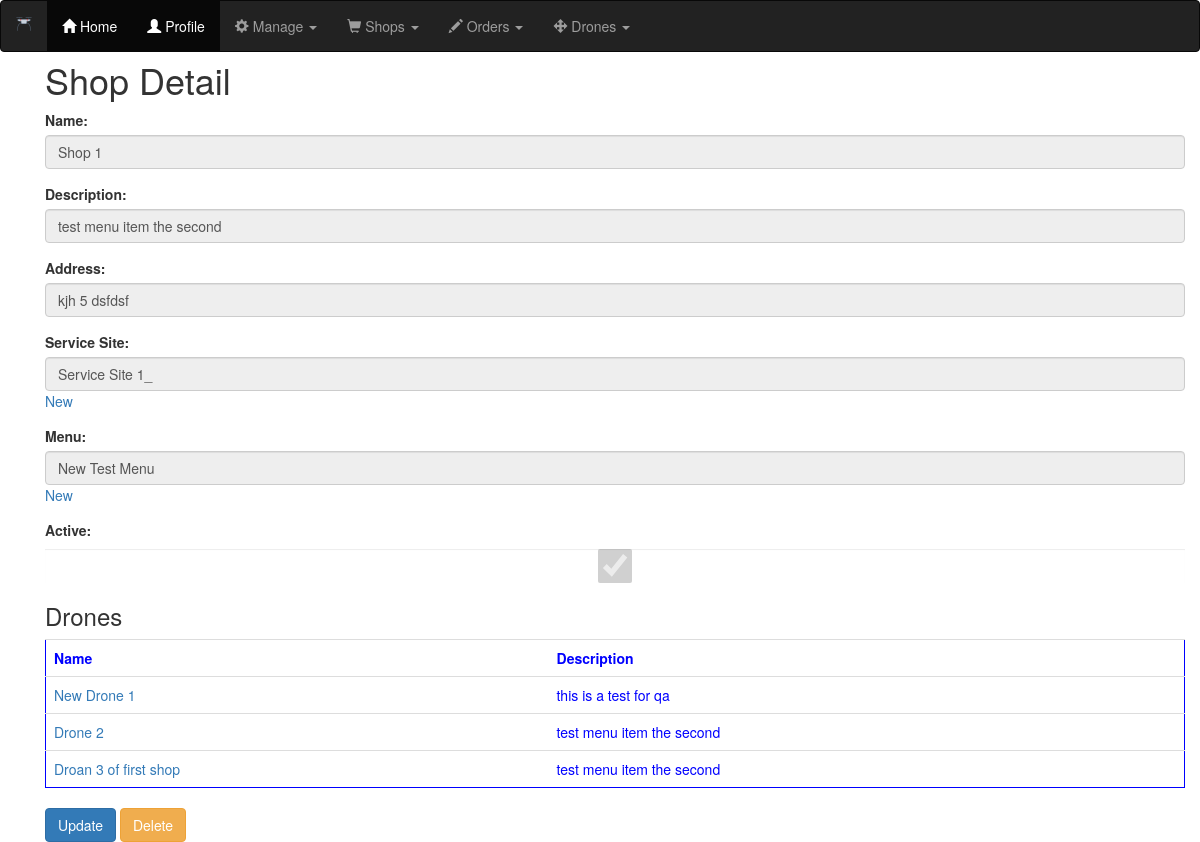
The app's page /shops/shop/2 with its own data.
### shops/models.py (models this page shows, shortened)
class Shop(models.Model):
    name = models.CharField(max_length=25)
    description = models.CharField(blank=True, max_length=50)
    address = models.CharField(max_length=50)
    active = models.BooleanField(blank=False,default=False)
    service_site = models.ForeignKey(ServiceSite,related_name='Shops',null=True,on_delete=models.DO_NOTHING)
    menu = models.ForeignKey(Menu,related_name='menu',null=True,on_delete=models.DO_NOTHING)

class ServiceSite(models.Model): #Locations where there is a drone service
    name = models.CharField(max_length=20,blank=False)
    description = models.CharField(max_length=50, blank=True)
    lat = models.FloatField(null=True)
    long = models.FloatField(null=True)
    radius = models.IntegerField(default=10)

class Menu(models.Model):
    name = models.CharField(max_length=25)
    description = models.CharField(max_length=50)
    items = models.ManyToManyField(MenuItem)

### drones/models.py (models this page shows, shortened)
class Drone(models.Model):
    name = models.CharField(max_length=25)
    description = models.CharField(max_length=50)
    drone_type = models.ForeignKey(DroneType,related_name="drone_type",on_delete=models.DO_NOTHING)
    shop = models.ForeignKey(Shop,related_name="shop",on_delete=models.DO_NOTHING,null=True)

### shops/views.py (the view)
# urls.py: path('shop/<int:id>',ShopDetailView.as_view(),name='shop_detail'),
class ShopDetailView(DetailView):
    template_name = 'shops/shop_detail.html'
    model=Shop
    context_object_name = 'shop'
    def get_object(self):
        id_ = self.kwargs.get("id")
        return get_object_or_404(Shop,id=id_)
    def get(self, request, **kwargs):
        self.object = self.get_object()
        context = self.get_context_data(object=self.object)
        shopid = self.object.id
        drones = Drone.objects.filter(shop_id = shopid)
        context['drones'] = drones
        return self.render_to_response(context)

### shops/templates/shops/shop_detail.html (shortened to what this page needs)
<!DOCTYPE html>
{% extends "base.html" %}
{% block content %}
<div class="container">
  <br><br>
  <h1>Shop Detail</h1>
  <form method="POST">
    <div class="form-group">
        <label for="name">Name:</label>
        <input type="text" class="form-control" id="name" value='{{ shop.name }}' disabled>
    </div>
    <div class="form-group">
        <label for="description">Description:</label>
        <input type="text" class="form-control" id="description" value="{{ shop.description }}" disabled>
    </div>
    <div class="form-group">
        <label for="address">Address:</label>
        <input type="text" class="form-control" id="address" value="{{ shop.address }}" disabled>
    </div>
    <div class="form-group">
        <label for="service_site">Service Site:</label>
        <input type="text" class="form-control" id="service_site" value="{{ shop.service_site.name }}" disabled> <a href="{% url 'shops:service_site_create' %}">New</a>
    </div>
    <div class="form-group">
        <label for="menu">Menu:</label>
        <input type="text" class="form-control" id="menu" value="{{ shop.menu.name }}" disabled><a href="{% url 'shops:menu_create' %}">New</a>
    </div>
    <div class="form-group">
        <label for="active">Active:</label>
        {% if  shop.active  %}
          <input type="checkbox" class="form-control" id="active" checked disabled>
        {% else %}
          <input type="checkbox" class="form-control" id="active" disabled>
        {% endif %}
    </div>
    <h3>Drones</h3>
    <table class="table" style="border-style: solid; border-width:thin; border-color:blue; color:blue;" >
      <tr>
        <th>Name</th>
        <th>Description</th>
      </tr>
      {% for drone in drones.all %}
        <tr><td><a href="{% url 'drones:drone_detail' drone.id %}">{{drone.name}}</a></td><td>{{drone.description}}</td></tr>
      {% endfor %}
  </table>
    <a href="{% url 'shops:shop_update' shop.id %}"><button type="button" class="btn btn-primary">Update</button></a>
    <a href="{% url 'shops:shop_delete' shop.id %}"><button type="button" class="btn btn-warning">Delete</button></a>
  </form>
</div>
{% endblock %}

### static/css/styles.css (style rules this page uses)
td { padding: 1em; }

### records on screen
Shop: name "Shop 1", description "test menu item the second", address "kjh 5 dsfdsf", service_site.name "Service Site 1_", menu.name "New Test Menu"
Drone: name "New Drone 1", description "this is a test for qa"
Drone: name "Drone 2", description "test menu item the second"
Drone: name "Droan 3 of first shop", description "test menu item the second"
